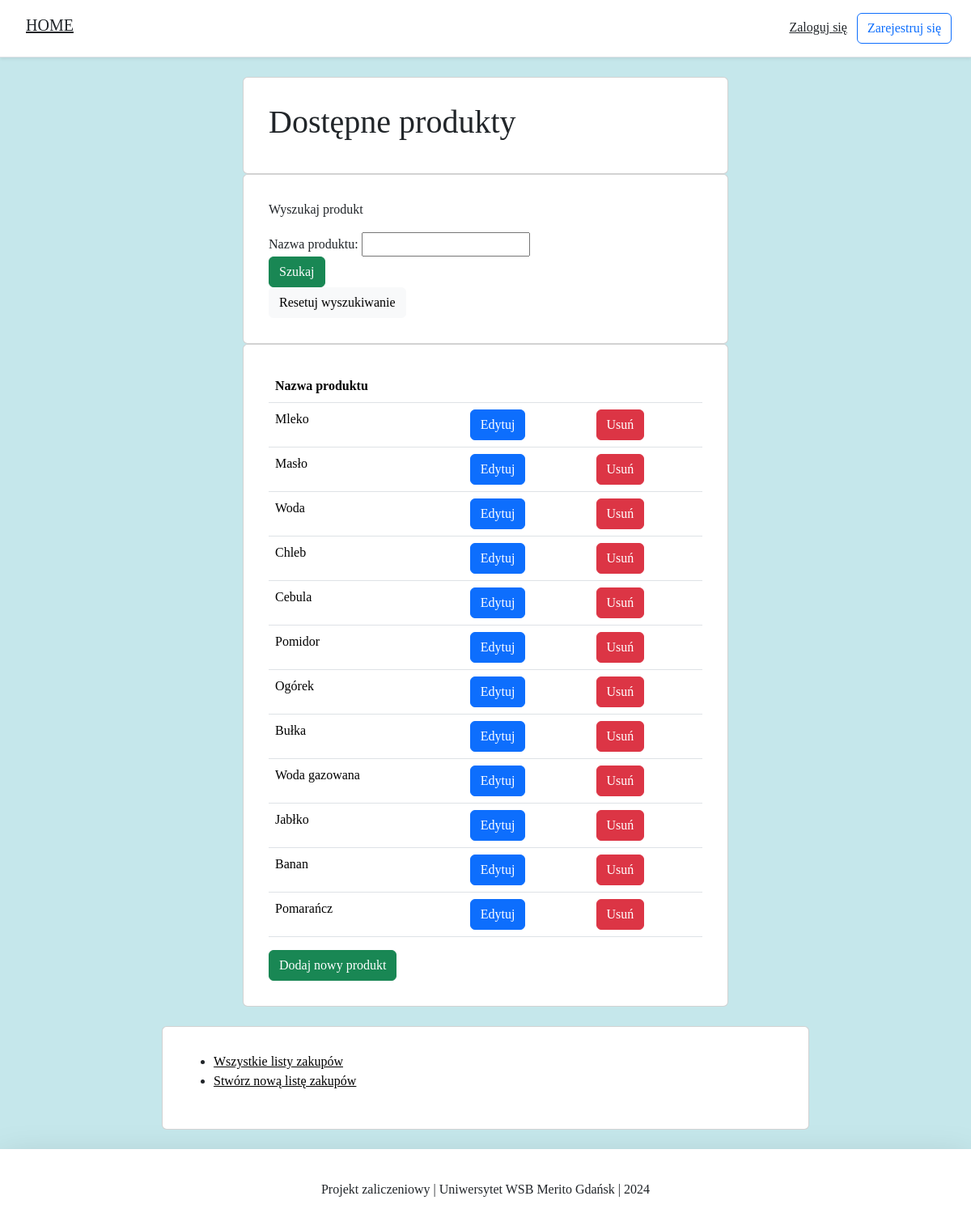
Screenshot of /products/ with the database file from the repository.
### products/models.py (models this page shows, shortened)
class Products(models.Model):
    product_name = models.CharField(max_length=30, verbose_name="Nazwa produktu")
    class Meta:
        verbose_name_plural = "Produkty"

### products/views.py (the view, shortened to what this page needs)
# urls.py: path('products/', ProductsListView.as_view(), name='products'),
class ProductsListView(ListView):
    model = Products
    template_name = 'all_products.html'
    context_object_name = 'my_products'
    def get_queryset(self):
        return Products.objects.all()
    def get_context_data(self, **kwargs):
        context = super(ProductsListView, self).get_context_data(**kwargs)
        context["form"] = ProductsForm(self.request.POST or None)
        return context

### products/forms.py
class ProductsForm(forms.ModelForm):
    class Meta:
        model = Products
        fields = ('product_name', )

### products/templates/all_products.html (shortened to what this page needs)
{% extends 'base.html' %}
{% load static %}
{% block content %}
<body>
<div class="container">
    <div class="row justify-content-center">
        <div class="card card-main">
            <div class="card-body">
                <h1>Dostępne produkty</h1>
            </div>
        </div>
    </div>
</div>
<div class="container">
    <div class="row justify-content-center">
        <div class="card card-search">
            <div class="card-body">
                <p>Wyszukaj produkt</p>
                <form action="{% url 'products' %}" method="POST">
                    {% for field in form %}
                        <div class="fieldWrapper">
                            {{ field.label_tag }} {{ field }}
                        </div>
                    {% endfor %}
                    <input type="submit" class="btn btn-success" value="Szukaj">
                </form>
                <a href="{% url 'products' %}"  class="btn btn-light">Resetuj wyszukiwanie</a>
            </div>
        </div>
    </div>
</div>
<div class="container">
    <div class="row justify-content-center">
        <div class="card card-main">
            <div class="card-body">
                <table class="table">
                    <thead>
                        <tr>
                            <th>Nazwa produktu</th>
                            <th></th>
                            <th></th>
                        </tr>
                    </thead>
                    <tbody>
                        {% for x in my_products %}
                            <tr>
                                <td>{{ x.product_name }}</td>
                                <td><a href="{% url 'product_change' x.id %}" class="btn btn-primary">Edytuj</a></td>
                                <td><a href="{% url 'product_delete' x.id %}" class="btn btn-danger">Usuń</a></td>
                            </tr>
                        {% endfor %}
                    </tbody>
                </table>
                <a href="{% url 'product_create' %}" class="btn btn-success">Dodaj nowy produkt</a>
            </div>
        </div>
    </div>
</div>
<div class="container mt-4">
    <div class="row justify-content-center">
        <div class="card card-navigate">
            <div class="card-body">
                <ul>
                    <li><a href="{% url 'shopping_list' %}">Wszystkie listy zakupów</a></li>
                    <li><a href="{% url 'create' %}">Stwórz nową listę zakupów</a></li>
                </ul>
            </div>
        </div>
    </div>
</div>
</body>
{% endblock content %}

### products/templates/snippets/base_css.html (style rules this page uses)
body { background-color: #c5e7eb; font-family: "Segue UI"; font-weight: 380; }
:root { --main-background-color: #c5e7eb; --dark-background-color: #a3d4e3; --secondary-text-color: #808080; --light-primary-text-color: #0080ff; }

### products/templates/all_products.html (style rules this page uses)
.card-search { width: 100%; max-width: 600px; padding: 15px; margin: auto; }
.card-navigate { width: 100%; max-width: 800px; padding: 15px; margin: auto; }

### rows the page displays
Products: product_name "Mleko"
Products: product_name "Masło"
Products: product_name "Woda"
Products: product_name "Chleb"
Products: product_name "Cebula"
Products: product_name "Pomidor"
Products: product_name "Ogórek"
Products: product_name "Bułka"
Products: product_name "Woda gazowana"
Products: product_name "Jabłko"
Products: product_name "Banan"
Products: product_name "Pomarańcz"

### other values shown
{{ field.label_tag }} "Nazwa produktu:"
